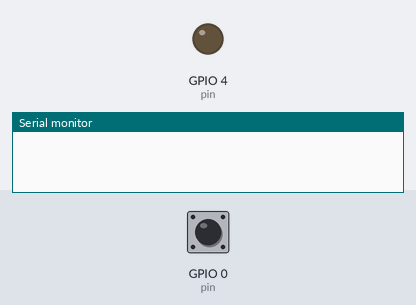
Recording of a program running on a simulated ESP32. Shown: output pins drawn as LEDs (lit = HIGH), the last lines printed to the serial monitor. Dashed ring = blinking. The inputs (shaded band) are chosen by the test bench; at power-on: GPIO 0 (pin) HIGH.

Above: at 0.0 s.
At 2.2 s:
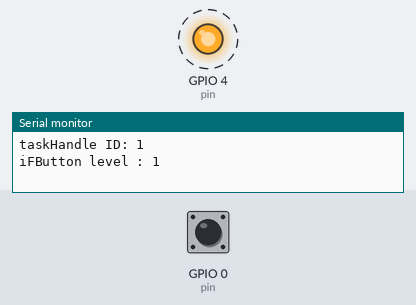
2.3 s: GPIO 0 (pin) pulled LOW for 0.15 s
Timing chart, 0 to 11.3 s (numbered marks = the images above; inputs shaded):
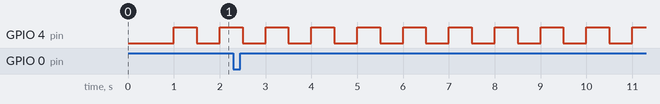

Measured:
- by itself, GPIO 4 (pin): alternates HIGH for 0.50 s and LOW for 0.50 s

The program:

main.cpp
```cpp
/******************************************************************************
main.cpp - iFLine, iFBalance Arduino Library
hkkim@koreaits.com ( KITS Lab )
original creation date: April 3, 2020

Development environment specifics:
Arduino IDE 1.8.x
iFBalance
******************************************************************************/

#include <Arduino.h>
#include "iFLED.h"
#include "iFButton.h"

#define SerialDebug   false  // Set to true to get Serial output for debugging

#define PRO_CPU 0
#define APP_CPU 1

iFLED     ifLed;
iFButton  ifButton;

void setup() {
  Serial.begin( 115200 );
  delay(1000);

  ifLed.init( GPIO_NUM_4, PRO_CPU);

  ifButton.init( GPIO_NUM_0, PRO_CPU);
}

void loop() {
  // Do nothing
}
```

iFButton.cpp
```cpp
/******************************************************************************
iFButton.cpp - iFBalance Arduino Library
hkkim@koreaits.com ( KITS Lab )
original creation date: April 3, 2020

Development environment specifics:
Arduino IDE 1.8.x
iFBalance
******************************************************************************/

#include "Arduino.h"
#include "iFButton.h"

gpio_num_t iFButton::pin = GPIO_NUM_0;

portMUX_TYPE iFButton::spinlock = portMUX_INITIALIZER_UNLOCKED;
volatile bool iFButton::bPressed = false;

void IRAM_ATTR iFButton::onHandler()
{
  portENTER_CRITICAL(&spinlock);
    setRelease( true );
  portEXIT_CRITICAL(&spinlock);
}

void iFButton::taskFunc(void *pvParameters)
{
  for (;;)
  {
    if( isPressed() ){
      setRelease( false );

      Serial.println("iFButton pressed !!! " );
    }
    delay(1);
  }
}

bool iFButton::isPressed(){
  bool isPressed = false;

  portENTER_CRITICAL(&spinlock);
    isPressed = bPressed;
  portEXIT_CRITICAL(&spinlock);

  return isPressed;
}

void iFButton::setRelease(bool state){
  bPressed = state;
}

void iFButton::init(gpio_num_t io, int core)
{
  pin = io;

  pinMode(pin, INPUT_PULLUP);
  attachInterrupt(digitalPinToInterrupt( pin ), onHandler, FALLING);

  xTaskCreatePinnedToCore( taskFunc, "taskFunc",
          2048,
          NULL,
          uxTaskPriorityGet(NULL),
          NULL,
          core);

  int16_t level = digitalRead( pin );
  Serial.println("iFButton level : " + String( level ) );
}
```

iFButton.h
```cpp
/******************************************************************************
iFButton.h - iFBalance Arduino Library
hkkim@koreaits.com ( KITS Lab )
original creation date: April 3, 2020

Development environment specifics:
Arduino IDE 1.8.x
iFBalance
******************************************************************************/

#pragma once

#include <Arduino.h>

class iFButton
{
    private:
        TaskHandle_t taskHandle;

        static volatile bool bPressed;
        static gpio_num_t pin;

    private:
        static void IRAM_ATTR onHandler();

    public:
        static portMUX_TYPE spinlock;

    public:
        iFButton(){};
        void init(gpio_num_t pin, int core);
        static void taskFunc(void *pvParameters);

    public:
        static bool isPressed();
        static void setRelease(bool state);
};
```

iFLED.cpp
```cpp
/******************************************************************************
iFLED.cpp - iFBalance Arduino Library
hkkim@koreaits.com ( KITS Lab )
original creation date: April 3, 2020

Development environment specifics:
Arduino IDE 1.8.x
iFBalance
******************************************************************************/

#include "Arduino.h"
#include "iFLED.h"

gpio_num_t iFLED::pin = GPIO_NUM_4;

void iFLED::taskFunc(void *pvParameters)
{
  portTickType delay = *(portTickType*)pvParameters;

  while(1) {
    digitalWrite(pin, HIGH);
    vTaskDelay(delay / portTICK_PERIOD_MS);

    digitalWrite(pin, LOW);
    vTaskDelay(delay / portTICK_PERIOD_MS);
  }
}

void iFLED::init(gpio_num_t io, int core)
{
  pin = io;

  // Configure pin
  pinMode(pin, OUTPUT);

  xTaskCreatePinnedToCore( taskFunc, "taskFunc",
          2048,
          (void*)&timeDelay,
          uxTaskPriorityGet(NULL),
          &taskHandle,
          core);

  Serial.println("taskHandle ID: " + String( uxTaskPriorityGet( taskHandle ) ) );
}
```

iFLED.h
```cpp
/******************************************************************************
iFLED.h - iFBalance Arduino Library
hkkim@koreaits.com ( KITS Lab )
original creation date: April 3, 2020

Development environment specifics:
Arduino IDE 1.8.x
iFBalance
******************************************************************************/

#pragma once

#include <Arduino.h>

class  iFLED
 {
     private :
        int32_t timeDelay = 500 ;         TaskHandle_t taskHandle;
        static  gpio_num_t pin;

    public:
        iFLED(){};
        void init(gpio_num_t io, int core);

        static void taskFunc(void *pvParameters);

};
```
